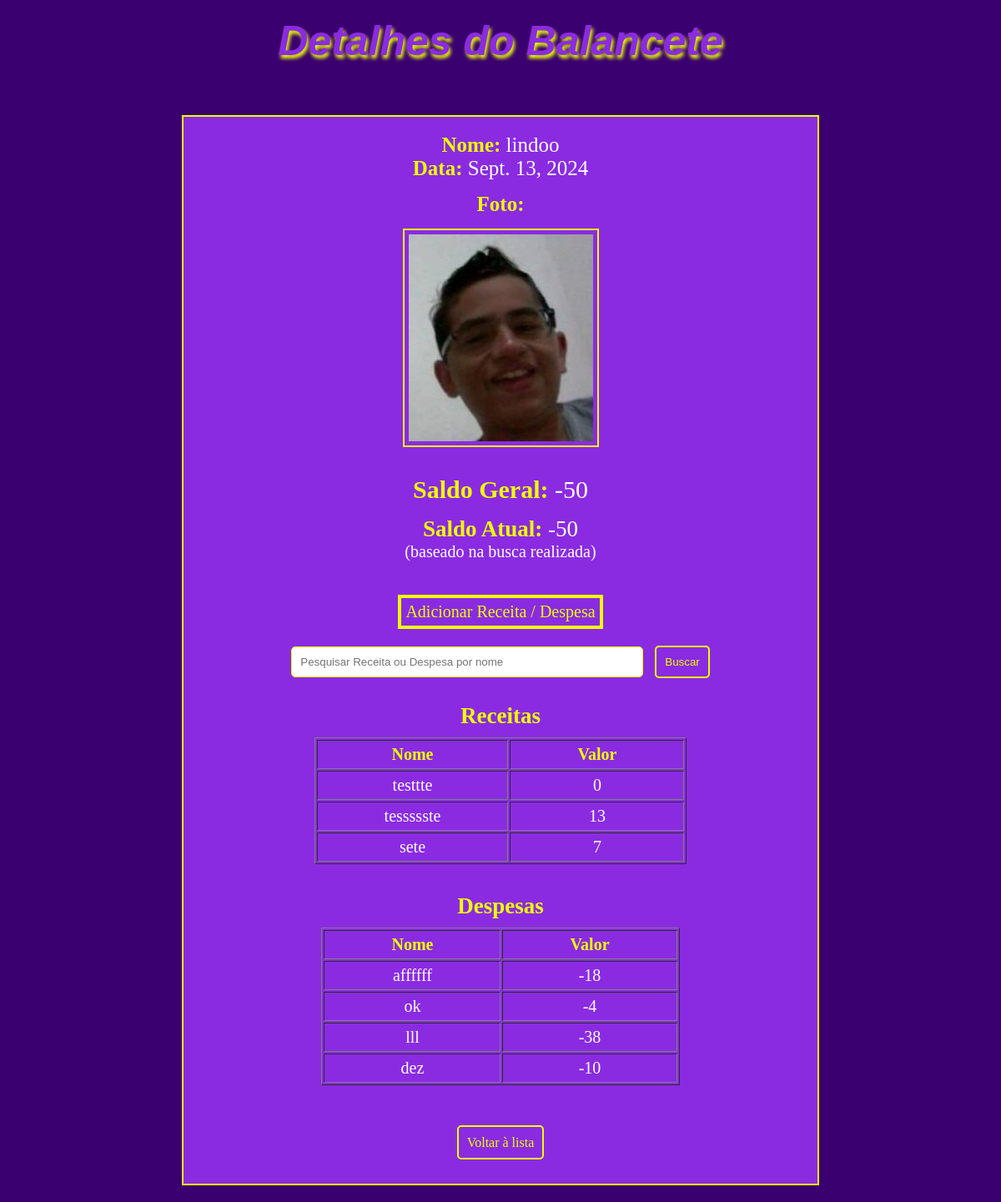
The app's page /polls/5/verbalancete/ (signed in) with its own data.
### polls/models.py (models this page shows)
class Balancete(models.Model):
    Nome = models.CharField(max_length=100)
    Data = models.DateField("Data de Publicação:")
    Foto = models.ImageField(upload_to='balancetes/', null=True, blank=True)

class Receita(models.Model):
    balancete = models.ForeignKey(Balancete, default=0, on_delete=models.CASCADE)
    Nome = models.CharField(max_length=100)
    Valor = models.IntegerField(default=0)

class Despesa(models.Model):
    balancete = models.ForeignKey(Balancete, default=0, on_delete=models.CASCADE)
    Nome = models.CharField(max_length=100)
    Valor = models.IntegerField(default=0)

### polls/views.py (the view)
# urls.py: path('<int:balancete_id>/verbalancete/', views.verbalancete, name='verbalancete'),
@login_required
def verbalancete(request, balancete_id):
    balancete = get_object_or_404(Balancete, id=balancete_id)
    searchquery = request.GET.get('search', '')
    receitasgeral = Receita.objects.filter(balancete=balancete)
    despesasgeral = Despesa.objects.filter(balancete=balancete)
    somareceitasgeral = sum(receita.Valor for receita in receitasgeral) or 0
    somadespesasgeral = sum(despesa.Valor for despesa in despesasgeral) or 0
    saldogeral = somareceitasgeral + somadespesasgeral
    receitas = receitasgeral.filter(Nome__icontains=searchquery)
    despesas = despesasgeral.filter(Nome__icontains=searchquery)
    somareceitas = sum(receita.Valor for receita in receitas) or 0
    somadespesas = sum(despesa.Valor for despesa in despesas) or 0
    saldoatual = somareceitas + somadespesas
    context = {
        'balancete': balancete,
        'receitas': receitas,
        'despesas': despesas,
        'saldoatual': saldoatual,
        'saldogeral': saldogeral,
        'searchquery': searchquery,
    }
    return render(request, 'polls/verbalancete.html', context)

### polls/templates/polls/verbalancete.html (shortened to what this page needs)
<!DOCTYPE html>
<html lang="en">
<head>
</head>
<body>
    <h1 style="color: blueviolet; margin: 20px 0; font-family: 'Arial', sans-serif;
    text-shadow: 2px 4px 4px rgb(238, 255, 0); font-size: 50px; margin-bottom: 60px;">
        <i>Detalhes do Balancete</i>
    </h1>
    <div
        style="border: 2px solid rgb(238, 255, 0); padding: 20px; margin: 20px auto; width: 60%; background-color: blueviolet;">
        <p style="font-size: 25px;"><strong>Nome:</strong> {{ balancete.Nome }}</p>
        <p style="font-size: 25px;"><strong>Data:</strong> {{ balancete.Data }}</p>
        {% if balancete.Foto %}
        <p style="font-size: 25px; margin-top: 15px;"><strong>Foto:</strong></p>
        <img src="{{ balancete.Foto.url }}" alt="Foto do Balancete"
            style="max-width: 400px; height: auto; margin: 15px; border: 2px solid rgb(238, 255, 0); padding: 5px;" />
        {% else %}
        <p>Sem imagem disponível.</p>
        {% endif %}
        <p style="margin-top: 15px; font-size: 30px;"><strong>Saldo Geral:</strong> {{ saldogeral }}</p>
        <p style="margin-top: 15px; font-size: 27px;"><strong>Saldo Atual:</strong> {{ saldoatual }}</p>
        <p style="font-size: 20px;">(baseado na busca realizada)</p>
        <div>
            <div style="border: 4px solid rgb(238, 255, 0); background-color: blueviolet;
            display: inline-block; padding: 5px; margin-top: 40px;">
                <a href="{% url 'polls:addreceitadespesa' balancete.id %}"
                    style="font-size: 20px; text-decoration: none; color: rgb(238, 255, 0);">Adicionar Receita /
                    Despesa</a>
            </div>
        </div>
        <form method="GET" action="{% url 'polls:verbalancete' balancete.id %}"
            style="margin: 20px auto; text-align: center;">
            <input type="text" name="search" value="{{ search_query }}"
                placeholder="Pesquisar Receita ou Despesa por nome"
                style="padding: 10px; width: 80%; max-width: 400px; border: 1px solid rgb(238, 255, 0); border-radius: 5px; margin-right: 10px;">
            <input type="submit" value="Buscar"
                style="padding: 10px; cursor: pointer; background-color: blueviolet; color: rgb(238, 255, 0); border: 2px solid rgb(238, 255, 0); border-radius: 5px;">
        </form>
        <h2 style="margin-top: 30px;">Receitas</h2>
        <table border="1" style="margin: 10px auto;">
            <tr>
                <th>Nome</th>
                <th>Valor</th>
            </tr>
            {% for receita in receitas %}
            <tr>
                <td>{{ receita.Nome }}</td>
                <td>{{ receita.Valor }}</td>
            </tr>
            {% empty %}
            <tr>
                <td colspan="2">Nenhuma receita encontrada.</td>
            </tr>
            {% endfor %}
        </table>
        <h2 style="margin-top: 35px;">Despesas</h2>
        <table border="1" style="margin: 10px auto;">
            <tr>
                <th>Nome</th>
                <th>Valor</th>
            </tr>
            {% for despesa in despesas %}
            <tr>
                <td>{{ despesa.Nome }}</td>
                <td>{{ despesa.Valor }}</td>
            </tr>
            {% empty %}
            <tr>
                <td colspan="2">Nenhuma despesa encontrada.</td>
            </tr>
            {% endfor %}
        </table>
        <div style="margin-top: 60px; margin-bottom: 20px;">
            <a href="{% url 'polls:listarbalancetes' %}" style="text-decoration: none; color: rgb(238, 255, 0);
            background-color: blueviolet; padding: 10px;
            border: 2px solid rgb(238, 255, 0); border-radius: 5px;">Voltar à lista</a>
        </div>
    </div>
</body>
</html>

### polls/templates/polls/verbalancete.html (style rules this page uses)
* { margin: 0; padding: 0; }
body { background-color: rgb(58, 0, 112); text-align: center; }
th, td { padding: 5px 80px; }
strong { color: rgb(238, 255, 0); }
p { color: white; }
h2 { color: rgb(238, 255, 0); font-size: 27px; }
th { font-size: 20px; color: rgb(238, 255, 0); }
td { font-size: 20px; color: white; }

### records on screen
Balancete: Nome "lindoo", Data "Sept. 13, 2024", Foto (picture)
Receita: Nome "testtte", Valor "0"
Receita: Nome "tessssste", Valor "13"
Receita: Nome "sete", Valor "7"
Despesa: Nome "affffff", Valor "-18"
Despesa: Nome "ok", Valor "-4"
Despesa: Nome "lll", Valor "-38"
Despesa: Nome "dez", Valor "-10"

### other values on screen
{{ saldogeral }} "-50"
{{ saldoatual }} "-50"
